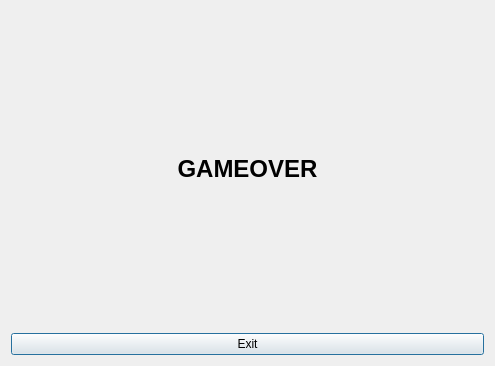
<?xml version="1.0" encoding="UTF-8"?>
<ui version="4.0">
 <class>Gameover</class>
 <widget class="QDialog" name="Gameover">
  <property name="geometry">
   <rect>
    <x>0</x>
    <y>0</y>
    <width>495</width>
    <height>366</height>
   </rect>
  </property>
  <property name="windowTitle">
   <string>Dialog</string>
  </property>
  <layout class="QVBoxLayout" name="verticalLayout">
   <item>
    <widget class="QLabel" name="label">
     <property name="font">
      <font>
       <pointsize>18</pointsize>
       <weight>75</weight>
       <bold>true</bold>
      </font>
     </property>
     <property name="text">
      <string>GAMEOVER</string>
     </property>
     <property name="alignment">
      <set>Qt::AlignCenter</set>
     </property>
    </widget>
   </item>
   <item>
    <widget class="QPushButton" name="pushButton">
     <property name="text">
      <string>Exit</string>
     </property>
    </widget>
   </item>
  </layout>
 </widget>
 <resources/>
 <connections/>
</ui>
